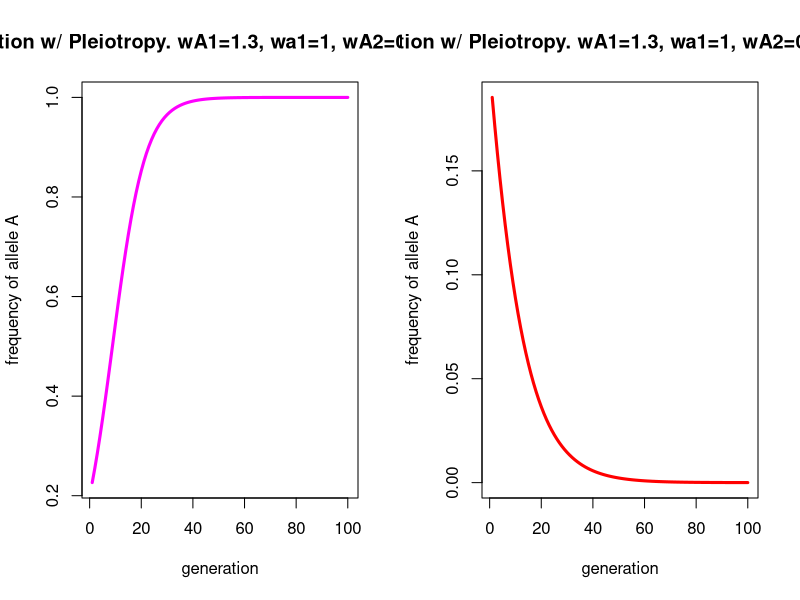

Write R code to recreate this figure.
##Initialize populations and set viabilities or fitness values
fA <- 0.2 #set a starting freqeuncy for allele A
fa <- 1-fA #set a starting freqeuncy for allele a

##fitness values for the haploid selection model
##But wait! There is pleiotropy
#so for phenotype 1 the fitnesses are:
wA1 <- 1.3
wa1 <- 1.0
#and for phenotype 2 the fitnesses are:
wA2 <- 0.9
wa2 <- 1.0
gens = 100 # set how many generations we want to simulate

##A haploid selection function
haploid.selection <- function(fA){
    fa <- 1 -fA
    #the simplest thing is to just take the product of each allele frequency and fitness value
    #w depends on survival probability and reproductive rate
    fAprime <- (wA1*wA2*fA)/((wA1*wA2*fA)+(wa1*wa2*fa))
    return(fAprime)
    }
    

##A function that will do 'gens' numbers of rounds haploid selection
evol.hap <- function(fA, gens){
    freqs <- vector(length=gens)
    for (i in 1:gens){
        fA.prime <- haploid.selection(fA)
        freqs[i] <- fA.prime
        fA <- fA.prime
        }
    return(freqs)
    }

#make some plots
par(mfrow=c(1,2))
genX <- evol.hap(fA,gens)
gen <- seq(1,gens,1)
plot(gen, genX, type='l', col='magenta', lwd=3, xlab='generation', ylab='frequency of allele A', main='Selection w/ Pleiotropy. wA1=1.3, wa1=1, wA2=0.9, wa2=1')
#Now let's change the allele effects on the second phenotype
#and for phenotype 2 the fitnesses are:
wA2 <- 0.7
wa2 <- 1.0
genX <- evol.hap(fA,gens)
plot(gen, genX, type='l', col='red', lwd=3, xlab='generation', ylab='frequency of allele A', main='Selection w/ Pleiotropy. wA1=1.3, wa1=1, wA2=0.7, wa2=1')
